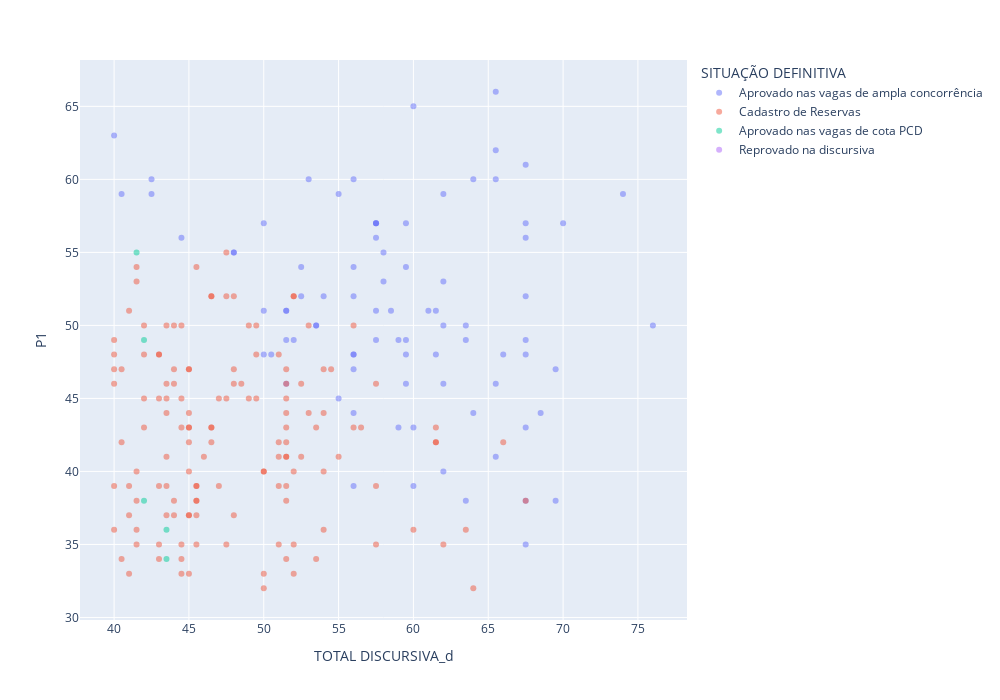

Notebook code cell kept with this figure:
### Code cell
import matplotlib.pyplot as plt
import plotly.express as px

v1 = 'TOTAL DISCURSIVA_d'
v2 = 'P1'
# Plotar o gráfico de dispersão
# plt.scatter(resultado_definitivo_ordenado[v1], resultado_definitivo_ordenado[v2])

fig = px.scatter(resultado_definitivo_ordenado, x=v1, y=v2, color='SITUAÇÃO DEFINITIVA', opacity=0.5)

fig.update_layout(width=1000, height=700)

fig.show()

### Figure 1 — Plotly figure (JSON) as saved in the notebook; plotly's stock layout.template omitted (floating-point values rounded to 4 significant figures; data arrays with more than 128 entries replaced by an {"elided": "..."} marker saying what was removed)
{"data": [{"hovertemplate": "SITUAÇÃO DEFINITIVA=Aprovado nas vagas de ampla concorrência<br>TOTAL DISCURSIVA_d=%{x}<br>P1=%{y}<extra></extra>", "legendgroup": "Aprovado nas vagas de ampla concorrência", "marker": {"color": "#636efa", "opacity": 0.5, "symbol": "circle"}, "mode": "markers", "name": "Aprovado nas vagas de ampla concorrência", "orientation": "v", "showlegend": true, "type": "scatter", "x": [64, 67.5, 65.5, 76, 65.5, 74, 70, 60, 67.5, 65.5, 67.5, 59.5, 53, 57.5, 62, 57.5, 66, 58.5, 61.5, 57.5, 56, 69.5, 67.5, 67.5, 59.5, 53.5, 67.5, 57.5, 62, 63.5, 62, 56, 65.5, 59.5, 58, 57.5, 62, 52, 40, 68.5, 67.5, 63.5, 59.5, 51.5, 59.5, 65.5, 57.5, 52.5, 62, 59, 56, 56, 55, 67.5, 40.5, 50, 50, 48, 69.5, 51.5, 44.5, 64, 56, 54, 51.5, 42.5, 58, 56, 67.5, 50.5, 42.5, 59, 55, 63.5, 61.5, 60, 48, 52.5, 51.5, 50, 53.5, 60, 56, 61, 56], "xaxis": "x", "y": [60, 61, 66, 50, 62, 59, 57, 65, 56, 60, 57, 57, 60, 56, 59, 57, 48, 51, 51, 57, 54, 38, 48, 52, 54, 50, 49, 49, 50, 50, 53, 60, 46, 46, 53, 57, 46, 49, 63, 44, 35, 49, 49, 51, 48, 41, 51, 54, 40, 49, 48, 52, 59, 38, 59, 51, 57, 55, 47, 49, 56, 44, 48, 52, 46, 59, 55, 47, 43, 48, 60, 43, 45, 38, 48, 43, 55, 52, 51, 48, 50, 39, 39, 51, 44], "yaxis": "y"}, {"hovertemplate": "SITUAÇÃO DEFINITIVA=Cadastro de Reservas<br>TOTAL DISCURSIVA_d=%{x}<br>P1=%{y}<extra></extra>", "legendgroup": "Cadastro de Reservas", "marker": {"color": "#EF553B", "opacity": 0.5, "symbol": "circle"}, "mode": "markers", "name": "Cadastro de Reservas", "orientation": "v", "showlegend": true, "type": "scatter", "x": {"elided": "138 float values"}, "xaxis": "x", "y": {"elided": "138 int values"}, "yaxis": "y"}, {"hovertemplate": "SITUAÇÃO DEFINITIVA=Aprovado nas vagas de cota PCD<br>TOTAL DISCURSIVA_d=%{x}<br>P1=%{y}<extra></extra>", "legendgroup": "Aprovado nas vagas de cota PCD", "marker": {"color": "#00cc96", "opacity": 0.5, "symbol": "circle"}, "mode": "markers", "name": "Aprovado nas vagas de cota PCD", "orientation": "v", "showlegend": true, "type": "scatter", "x": [41.5, 42, 42, 43.5, 43.5], "xaxis": "x", "y": [55, 49, 38, 34, 36], "yaxis": "y"}, {"hovertemplate": "SITUAÇÃO DEFINITIVA=Reprovado na discursiva<br>TOTAL DISCURSIVA_d=%{x}<br>P1=%{y}<extra></extra>", "legendgroup": "Reprovado na discursiva", "marker": {"color": "#ab63fa", "opacity": 0.5, "symbol": "circle"}, "mode": "markers", "name": "Reprovado na discursiva", "orientation": "v", "showlegend": true, "type": "scatter", "x": {"elided": "400 null values"}, "xaxis": "x", "y": {"elided": "400 int values"}, "yaxis": "y"}], "layout": {"height": 700, "legend": {"title": {"text": "SITUAÇÃO DEFINITIVA"}, "tracegroupgap": 0}, "margin": {"t": 60}, "width": 1000, "xaxis": {"anchor": "y", "domain": [0, 1], "title": {"text": "TOTAL DISCURSIVA_d"}}, "yaxis": {"anchor": "x", "domain": [0, 1], "title": {"text": "P1"}}}}
